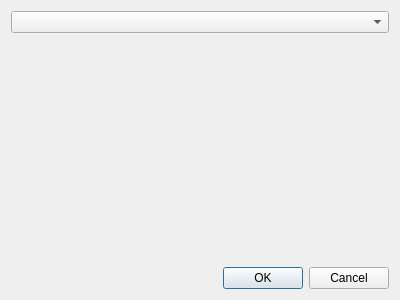
<?xml version="1.0" encoding="UTF-8"?>
<ui version="4.0">
 <class>QAddDataSourceDialog</class>
 <widget class="QDialog" name="QAddDataSourceDialog">
  <property name="windowModality">
   <enum>Qt::WindowModal</enum>
  </property>
  <property name="geometry">
   <rect>
    <x>0</x>
    <y>0</y>
    <width>400</width>
    <height>300</height>
   </rect>
  </property>
  <property name="windowTitle">
   <string>Dialog</string>
  </property>
  <property name="modal">
   <bool>true</bool>
  </property>
  <layout class="QVBoxLayout" name="verticalLayout">
   <item>
    <widget class="QComboBox" name="comboBox"/>
   </item>
   <item>
    <widget class="QWidget" name="settingsWidget" native="true"/>
   </item>
   <item>
    <widget class="QDialogButtonBox" name="buttonBox">
     <property name="orientation">
      <enum>Qt::Horizontal</enum>
     </property>
     <property name="standardButtons">
      <set>QDialogButtonBox::Cancel|QDialogButtonBox::Ok</set>
     </property>
    </widget>
   </item>
  </layout>
 </widget>
 <resources/>
 <connections>
  <connection>
   <sender>buttonBox</sender>
   <signal>accepted()</signal>
   <receiver>QAddDataSourceDialog</receiver>
   <slot>accept()</slot>
   <hints>
    <hint type="sourcelabel">
     <x>248</x>
     <y>254</y>
    </hint>
    <hint type="destinationlabel">
     <x>157</x>
     <y>274</y>
    </hint>
   </hints>
  </connection>
  <connection>
   <sender>buttonBox</sender>
   <signal>rejected()</signal>
   <receiver>QAddDataSourceDialog</receiver>
   <slot>reject()</slot>
   <hints>
    <hint type="sourcelabel">
     <x>316</x>
     <y>260</y>
    </hint>
    <hint type="destinationlabel">
     <x>286</x>
     <y>274</y>
    </hint>
   </hints>
  </connection>
 </connections>
</ui>
